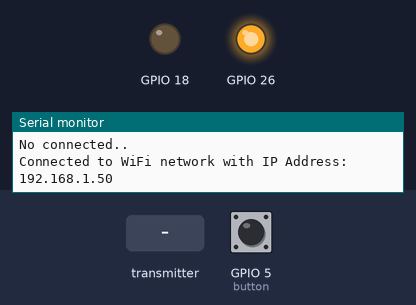
A sketch run on a simulated ESP32. On the bench: output pins drawn as LEDs (lit = HIGH), the last lines printed to the serial monitor. Inputs (shaded band) come from the test bench; at power-on: GPIO 5 (button) LOW. WiFi joins after 1.5 s; servers stay silent unless stated.

Above: at 6.2 s.
6.3 s: the transmitter starts sending b = 0
7.8 s: the transmitter starts sending b = 1024
At 13.6 s:
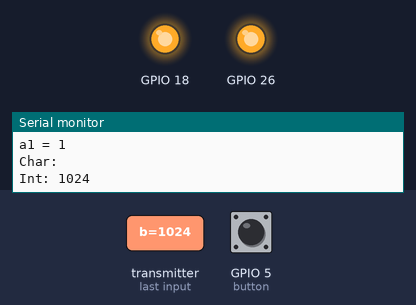
At 14.9 s:
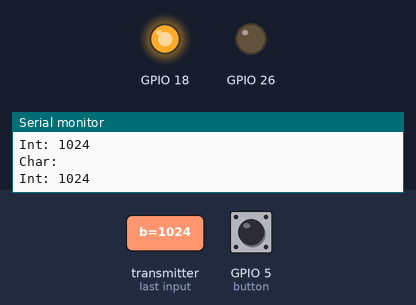
Timing chart, 0 to 15.3 s (numbered marks = the images above; inputs shaded):
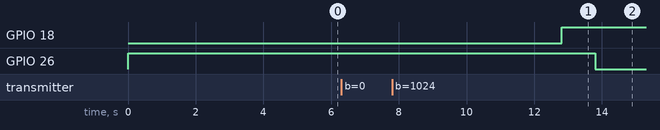

The sketch:

PENERIMA_FINGER.ino
```cpp
#include <esp_now.h>
#include <WiFi.h>
#include<HTTPClient.h>

const char* ssid     = "mamank";
const char* password = "mamank69";
const char* serverName = "http://192.168.43.86/teslogin/api/finger";
const char* finger_masuk = "http://192.168.43.86/teslogin/api/finger_masuk";
//const char* finger_keluar = "http://192.168.43.86/teslogin/api/finger_keluar";
int finger = 0;
// Structure example to receive data
// Must match the sender structure
int button = 5;
const int a1 = 18;
typedef struct struct_message {
  String a;
  int b;
} struct_message;

// Create a struct_message called myData
struct_message myData;

// callback function that will be executed when data is received
void OnDataRecv(const uint8_t * mac, const uint8_t *incomingData, int len) {
  memcpy(&myData, incomingData, sizeof(myData));
  Serial.print("Char: ");
  Serial.println(myData.a);
  Serial.print("Int: ");
  Serial.println(myData.b);
  finger = myData.b;
}

void setup() {
  // Initialize Serial Monitor
  Serial.begin(115200);
  WiFi.begin(ssid, password);
  pinMode(button, INPUT);
  pinMode(18, OUTPUT);
  pinMode(26, OUTPUT);
  digitalWrite(26, HIGH);

  // Set device as a Wi-Fi Station
  WiFi.mode(WIFI_STA);
  Serial.println("Connecting");
  while (WiFi.status() != WL_CONNECTED) {
    delay(5000);
    Serial.print("No connected..");
  }
  // Init ESP-NOW
  if (esp_now_init() != ESP_OK) {
    Serial.println("Error initializing ESP-NOW");
    return;
  }
  // Once ESPNow is successfully Init, we will register for recv CB to
  // get recv packer info
  esp_now_register_recv_cb(OnDataRecv);
  Serial.println("");
  Serial.print("Connected to WiFi network with IP Address: ");
  Serial.println(WiFi.localIP());
}

void loop() {
//  if (WiFi.status() == WL_CONNECTED) {
    if (finger != 0) {
//      WiFiClient client;
//      HTTPClient http;

      // Your Domain name with URL path or IP address with path
//      http.begin(client, serverName);
//      http.begin(client, finger_masuk);
////      http.begin(client, finger_keluar);
//      // Specify content-type header
//      http.addHeader("Content-Type", "application/x-www-form-urlencoded");

      // Prepare your HTTP POST request data
      Serial.print("finger: ");
      Serial.println(finger);
      String httpRequestData = "id=" + String(finger);
      Serial.print("httpRequestData: ");
      Serial.println(httpRequestData);
      Serial.print("check data: ");
      Serial.print(finger);
      Serial.print(" end data: ");
      // Send HTTP POST request
//      int httpResponseCode = 1;
//      http.POST(httpRequestData);
//
//      if (httpResponseCode > 0) {
//        Serial.print("HTTP Response code: ");
//        Serial.println(httpResponseCode);
//      }
//      else {
//        Serial.print("Error code: ");
//        Serial.println(httpResponseCode);
//      }
//      // Free resources
//      http.end();
//    }
//    else {
//      Serial.println("WiFi Disconnected");
//    }
    //Send an HTTP POST request e very 30 seconds
    delay(5000);
    int s = digitalRead(button);
    if (finger >= 0 && finger <= 127) {
      digitalWrite(18, 0);
      Serial.println("a1 = 0");
      delay(5000);
    }
    if (s == 0) {
      digitalWrite(18, 1);
      Serial.println("a1 = 1");
      finger = 128;
    }
    digitalWrite(26, HIGH);
    delay(1000);
    digitalWrite(26, LOW);
  }
}
```

Measured:
- after the input at 7.8 s, GPIO 18: LOW → HIGH after 5.0 s; GPIO 26: HIGH → LOW after 6.0 s
